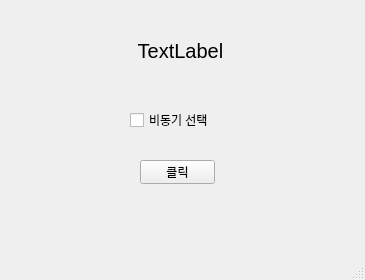
<?xml version="1.0" encoding="UTF-8"?>
<ui version="4.0">
 <class>MainWindow</class>
 <widget class="QMainWindow" name="MainWindow">
  <property name="geometry">
   <rect>
    <x>0</x>
    <y>0</y>
    <width>365</width>
    <height>280</height>
   </rect>
  </property>
  <property name="windowTitle">
   <string>MainWindow</string>
  </property>
  <widget class="QWidget" name="centralwidget">
   <widget class="QPushButton" name="btnClick">
    <property name="geometry">
     <rect>
      <x>140</x>
      <y>160</y>
      <width>75</width>
      <height>24</height>
     </rect>
    </property>
    <property name="text">
     <string>클릭</string>
    </property>
   </widget>
   <widget class="QLabel" name="label">
    <property name="geometry">
     <rect>
      <x>40</x>
      <y>20</y>
      <width>281</width>
      <height>61</height>
     </rect>
    </property>
    <property name="font">
     <font>
      <pointsize>15</pointsize>
     </font>
    </property>
    <property name="text">
     <string>TextLabel</string>
    </property>
    <property name="alignment">
     <set>Qt::AlignmentFlag::AlignCenter</set>
    </property>
   </widget>
   <widget class="QCheckBox" name="chkAsync">
    <property name="geometry">
     <rect>
      <x>130</x>
      <y>110</y>
      <width>90</width>
      <height>20</height>
     </rect>
    </property>
    <property name="text">
     <string>비동기 선택</string>
    </property>
   </widget>
  </widget>
  <widget class="QMenuBar" name="menubar">
   <property name="geometry">
    <rect>
     <x>0</x>
     <y>0</y>
     <width>365</width>
     <height>22</height>
    </rect>
   </property>
  </widget>
  <widget class="QStatusBar" name="statusbar"/>
 </widget>
 <resources/>
 <connections/>
</ui>
